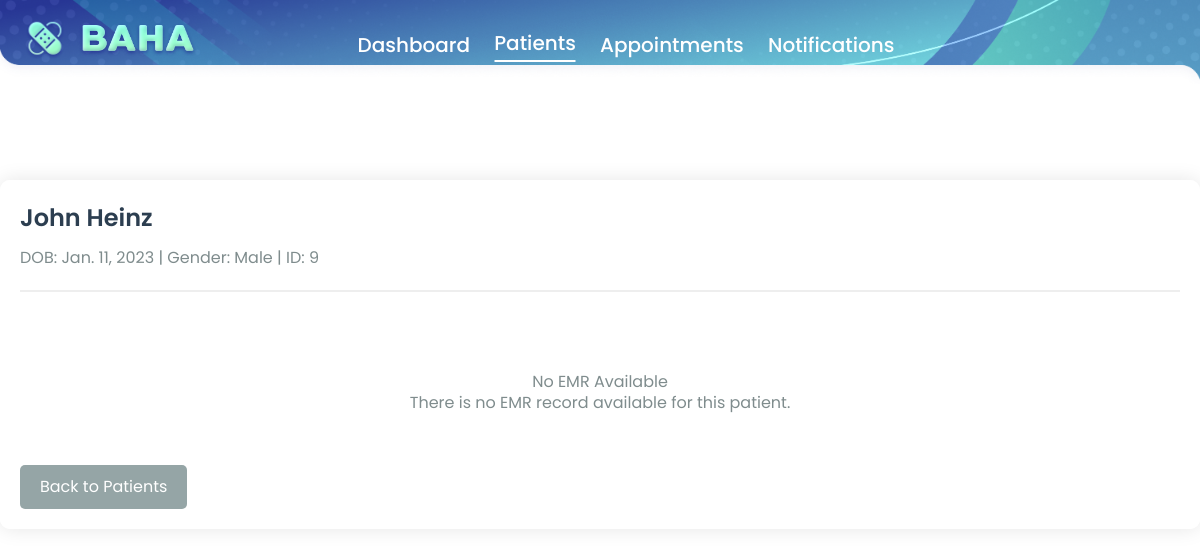
Page /dashboard/professional/patients/9/emr/ (signed in) on the committed database.
### emr/models.py (models this page shows, shortened)
class Patient(models.Model):
    user = models.OneToOneField(settings.AUTH_USER_MODEL, on_delete=models.CASCADE)
    date_of_birth = models.DateField(null=True, blank=True)
    gender = models.TextField(blank=True, default='')
    address = models.TextField(blank=True, default='')
    city = models.TextField(blank=True, default='')
    state = models.TextField(blank=True, default='')
    zip = models.TextField(blank=True, default='')
    phone_number = models.CharField(max_length=20, blank=True, default='')
    emergency_contact = models.CharField(max_length=100, blank=True, default='')
    emergency_contact_phone = models.CharField(max_length=20, blank=True, default='')
    marital_status = models.CharField(max_length=20, blank=True, default='')
    race_ethnicity = models.CharField(max_length=50, blank=True, default='')
    insurance_provider = models.CharField(max_length=100, blank=True, default='')
    insurance_policy_number = models.CharField(max_length=50, blank=True, default='')
    healthcare_providers = models.ManyToManyField('HealthcareProfessional', through='PatientHCPRelationship', related_name='patients')

### accounts/models.py (models this page shows)
class User(AbstractUser):
    firstname = models.CharField(max_length=150, blank=True)
    lastname = models.CharField(max_length=150, blank=True)
    username = models.CharField(max_length=150, unique=True)
    password = models.CharField(max_length=128)
    ROLE_CHOICES = [
        ('patient', 'Patient'),
        ('HCP', 'Provider'),
        ('admin', 'Admin'),
    ]
    role = models.CharField(max_length=10, choices=ROLE_CHOICES, default='patient')

### dashboard/views.py (the view)
# urls.py: path('professional/patients/<int:patient_id>/emr/', views.view_patient_emr, name='view_patient_emr'),
@login_required
def view_patient_emr(request, patient_id):
    try:
        professional = HealthcareProfessional.objects.get(user=request.user)
        patient = Patient.objects.get(id=patient_id)
        if not PatientHCPRelationship.objects.filter(hcp=professional, patient=patient).exists():
            messages.error(request, 'Access denied to this patient\'s records')
            return redirect('view_patients')
        emr = EMR.objects.filter(patient=patient).order_by('-created_at').first()
        template_data = {
            'title': f'EMR - {patient.user.firstname} {patient.user.lastname}',
            'patient': patient,
            'emr': emr
        }
        return render(request, 'patient-emr-view.html', {'template_data': template_data})
    except (HealthcareProfessional.DoesNotExist, Patient.DoesNotExist):
        messages.error(request, 'Patient or Professional not found')
        return redirect('view_patients')
    except Exception as e:
        messages.error(request, str(e))
        return redirect('view_patients')

### dashboard/templates/patient-emr-view.html (shortened to what this page needs)
<!DOCTYPE html>
<html>
{% load static %}
<head>
    <link href="https://cdn.jsdelivr.net/npm/bootstrap@5.3.3/dist/css/bootstrap.min.css" rel="stylesheet">
    <link rel="stylesheet" href="{% static 'css/reset.css' %}" />
    <link rel="stylesheet" href="{% static 'css/global.css' %}" />
</head>
<body>
    <img src="{% static 'assets/NAVBAR.png' %}" class="nav-bar" />
    <img src="{% static 'assets/LOGO.png' %}" class="logo" />
    <img src="{% static 'assets/WORDMARK.png' %}" class="wordmark" />
    <div class="row1">
        <a href="{% url 'professional_dashboard' %}" class="nav-link">Dashboard</a>
        <a href="{% url 'view_patients' %}" class="nav-link active">Patients</a>
        <p class="text">Appointments</p>
        <p class="text">Notifications</p>
    </div>
    <div class="container">
        <div class="patient-header">
            <div class="patient-name">{{ template_data.patient.user.firstname }} {{ template_data.patient.user.lastname }}</div>
            <div class="patient-info">
                DOB: {{ template_data.patient.date_of_birth|default:"N/A" }} |
                Gender: {{ template_data.patient.gender|default:"N/A" }} |
                ID: {{ template_data.patient.id }}
            </div>
        </div>
        {% if template_data.emr %}
            <div class="emr-section">
                <h3 class="section-title">Basic Information</h3>
                <div class="emr-field">
                    <div class="field-label">Height</div>
                    <div class="field-value">{{ template_data.emr.height|default:"N/A" }}</div>
                </div>
                <div class="emr-field">
                    <div class="field-label">Weight</div>
                    <div class="field-value">{{ template_data.emr.weight|default:"N/A" }}</div>
                </div>
                <div class="emr-field">
                    <div class="field-label">BMI</div>
                    <div class="field-value">{{ template_data.emr.bmi|default:"N/A" }}</div>
                </div>
            </div>
            <div class="emr-section">
                <h3 class="section-title">Medical History</h3>
                <div class="field-value">{{ template_data.emr.medical_history|default:"No medical history available"|linebreaks }}</div>
            </div>
            <div class="emr-section">
                <h3 class="section-title">Family History</h3>
                <div class="field-value">{{ template_data.emr.family_history|default:"No family history available"|linebreaks }}</div>
            </div>
            <div class="emr-section">
                <h3 class="section-title">Social History</h3>
                <div class="field-value">{{ template_data.emr.social_history|default:"No social history available"|linebreaks }}</div>
            </div>
            <div class="emr-section">
                <h3 class="section-title">Allergies</h3>
                <div class="field-value">{{ template_data.emr.allergies|default:"No allergies listed"|linebreaks }}</div>
            </div>
            <div class="emr-section">
                <h3 class="section-title">Medications</h3>
                <div class="field-value">{{ template_data.emr.medications|default:"No medications listed"|linebreaks }}</div>
            </div>
            <div class="emr-section">
                <h3 class="section-title">Vitals</h3>
                <div class="field-value">{{ template_data.emr.vitals|default:"No vitals recorded"|linebreaks }}</div>
            </div>
            <div class="emr-section">
                <h3 class="section-title">Tests Ordered</h3>
                <div class="field-value">{{ template_data.emr.test_ordered|default:"No tests ordered"|linebreaks }}</div>
            </div>
            <div class="emr-section">
                <h3 class="section-title">Test Results</h3>
                <div class="field-value">{{ template_data.emr.test_results|default:"No test results available"|linebreaks }}</div>
            </div>
            <div class="emr-section">
                <h3 class="section-title">Notes</h3>
                <div class="field-value">{{ template_data.emr.notes|default:"No notes available"|linebreaks }}</div>
            </div>
        {% else %}
            <div class="no-emr">
                <h3>No EMR Available</h3>
                <p>There is no EMR record available for this patient.</p>
            </div>
        {% endif %}
        <div class="actions">
            <a href="{% url 'view_patients' %}" class="back-button">Back to Patients</a>
        </div>
    </div>
</body>
</html>

### EMR_Processing/static/css/global.css (style rules this page uses)
:root { --margin-sm: 16px; --margin-md: 32px; }
* { --min-screen-size: 430; --max-screen-size: 1512; --interpolate-diff: calc(var(--max-font-size) - var(--min-font-size)); --interpolate: clamp(calc(var(--min-font-size) * 1px), calc((var(--min-font-size) * 1px) + var(--interpolate-diff) * ((100vw - calc(var(--min-screen-size) * 1px)) / (var(--max-screen-size) - var(--min-screen-size)))), calc(var(--max-font-size) * 1px)); }
html { height: 100%; font-size: 16px; }

### rows in the picture
Patient: patient.user.firstname "John", patient.user.lastname "Heinz", patient.date_of_birth "Jan. 11, 2023", patient.gender "Male", patient.id "9"
